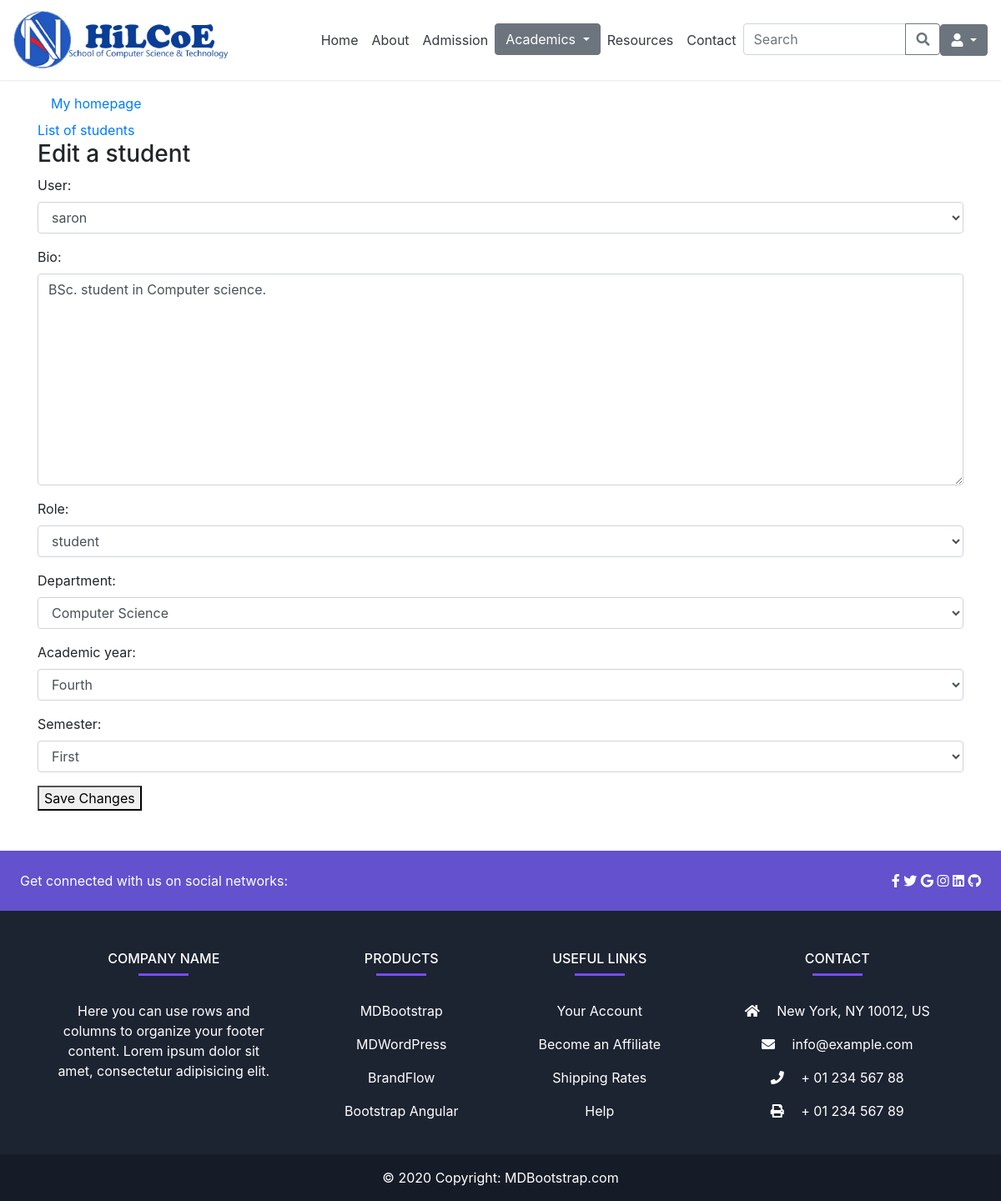
The app's page /admin_app/student/1/edit/ with its own data.
### admin_app/models.py (models this page shows, shortened)
class UserProfile(models.Model):
    user = models.OneToOneField(User, on_delete=models.CASCADE)
    bio = models.TextField(default='Enter your bio briefly')
    role = models.CharField(max_length=20, choices=roles, default='student')
    department = models.ForeignKey(Department, on_delete=models.CASCADE, null=True, blank=True)
    academic_year = models.CharField(max_length=20, choices=year, null=True, blank=True)
    semester = models.CharField(max_length=20, choices=semester, null=True, blank=True)
    title = models.CharField(max_length=20, choices=title_choices, null=True, blank=True)
    stream = models.ForeignKey(Stream, on_delete=models.CASCADE, null=True, blank=True)
    program = models.ForeignKey(Program, on_delete=models.CASCADE, null=True, blank=True)

### admin_app/views.py (the view)
# urls.py: path('student/<int:student_id>/edit/', views.student_edit, name='student-edit'),
def student_edit(request, student_id):
    student = get_object_or_404(UserProfile, pk=student_id)
    if request.method == 'POST':
        form_student = AddStudentForm(request.POST, instance=student)
        if form_student.is_valid():
            form_student.save()
            return redirect('student-detail', student_id=student_id)
    else:
        form_student = AddStudentForm(instance=student)
    return render(request, 'admin_app/student/student_edit.html', {'form_student': form_student })

### admin_app/forms.py
class AddStudentForm(forms.ModelForm):
    class Meta:
        model = UserProfile
        fields = ['user', 'bio', 'role', 'department', 'academic_year', 'semester']
        widgets = {
            'user': forms.Select(attrs={'class': 'form-control'}),
            'bio': forms.Textarea(attrs={'class': 'form-control'}),
            'role': forms.Select(attrs={'class': 'form-control'}),
            'department': forms.Select(attrs={'class': 'form-control'}),
            'academic_year': forms.Select(attrs={'class': 'form-control'}),
            'semester': forms.Select(attrs={'class': 'form-control'})
        }

### admin_app/models.py (called while the page is built)
  def __str__(self):
        return self.name if self.name else "Unnamed Stream"

### templates/admin_app/student/student_edit.html (shortened to what this page needs)
{% extends 'base.html' %}
{% block content%}
<div class="container my-5">
  <a class="nav-link text-black" href="{% if user.is_superuser or user.is_staff %}
            {% url 'admin-dashboard' %}
            {% else %}
                {% url 'cs-bsc' %}
            {% endif %}">My homepage
    </a>
    <a href="{% url 'student-list' %}">List of students</a>
  <h3> Edit a student </h3>
  <form method="post">
    {{ form_student.as_p }}
    <button type="submit">Save Changes</button>
</form>
</div>
{% endblock %}

### records on screen
UserProfile: user "saron", bio "BSc. student in Computer science.", role "student", department "Computer Science", academic_year "Fourth", semester "First"
